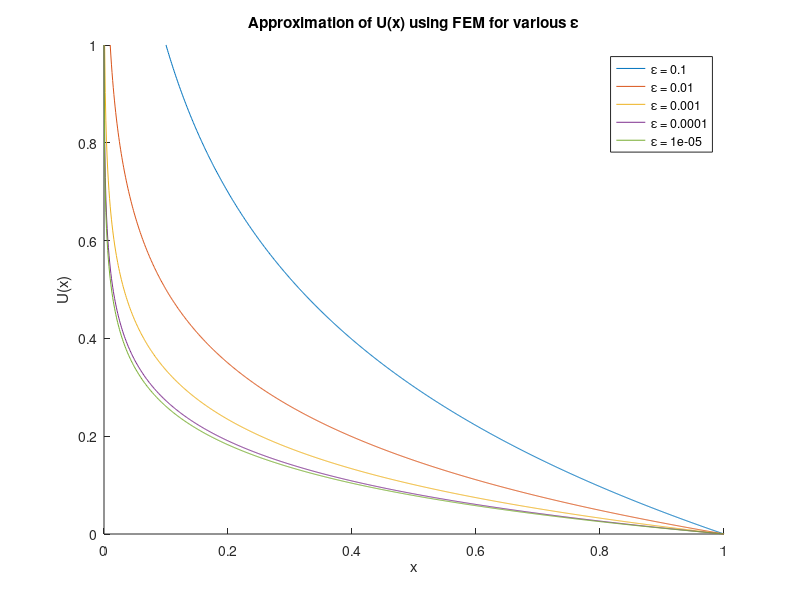

This figure's MATLAB source:
close all;
clear all;

N = 1000;
epsilon_values = [0.1, 0.01, 0.001, 0.0001, 0.00001];

figure;
hold on;

for epsilon = epsilon_values
    x = linspace(epsilon, 1, N+1); % Nodal points

    % Initialize stiffness matrix A and load vector b
    A = zeros(N+1);
    b = zeros(N+1, 1);

    % Assembly of stiffness matrix A
    for i = 1:N
        h = x(i+1) - x(i);
        
        xi = x(i);
        xi1 = x(i+1);
        A(i,i) = A(i,i) + (xi1^2 - xi^2)/(2*h);
        A(i,i+1) = A(i,i+1) - (xi1^2 - xi^2)/(2*h);
        A(i+1,i) = A(i+1,i) - (xi1^2 - xi^2)/(2*h);
        A(i+1,i+1) = A(i+1,i+1) + (xi1^2 - xi^2)/(2*h);
    end

    % Apply boundary conditions
    A(1,:) = 0; A(1,1) = 1; b(1) = 1; % u_0 = 1
    A(N+1,:) = 0; A(N+1,N+1) = 1; b(N+1) = 0; % u_N = 0

    u = A\b;

    plot(x, u, 'DisplayName', sprintf('\\epsilon = %g', epsilon));
end

hold off;
xlabel('x');
ylabel('U(x)');
ylim([0, 1]);
title('Approximation of U(x) using FEM for various \epsilon');
legend show;